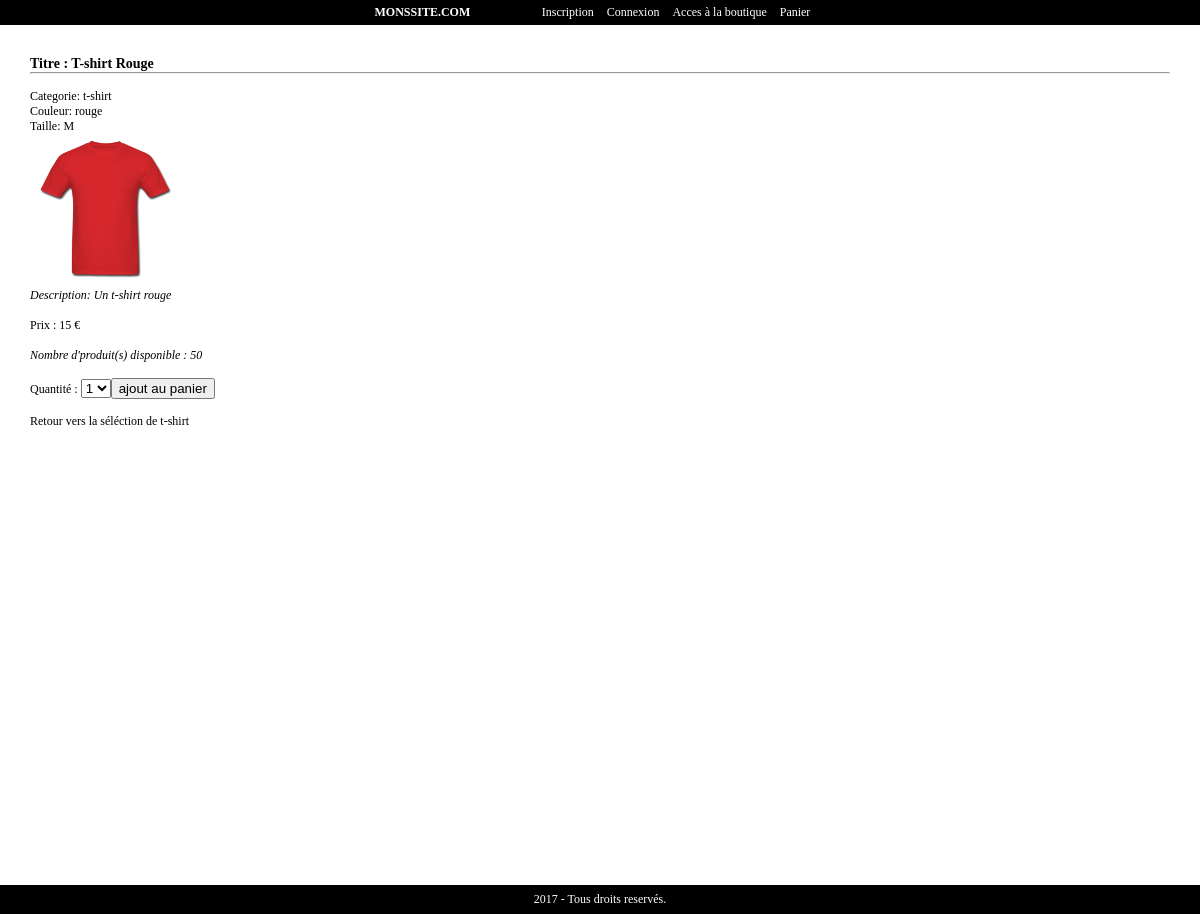
Page /fiche_produit.php?id_produit=1 on the committed database.
### tables this page shows
CREATE TABLE `produit` (
  `id_produit` int(3) NOT NULL,
  `reference` varchar(20) NOT NULL,
  `categorie` varchar(20) NOT NULL,
  `titre` varchar(100) NOT NULL,
  `description` text NOT NULL,
  `couleur` varchar(20) NOT NULL,
  `taille` varchar(5) NOT NULL,
  `publique` enum('m','f','mixte') NOT NULL,
  `photo` varchar(250) NOT NULL,
  `prix` int(3) NOT NULL,
  `stock` int(3) NOT NULL
);

### inc/fonction.inc.php (called while the page is built, shortened)
<?php
function executeRequete($req)
{
    global $mysqli;
    $resultat = $mysqli -> query($req);
    return $resultat;
}

### inc/init.inc.php (called while the page is built, shortened)
<?php
$mysqli = new mysqli("localhost", "root", "", "site");
$mysqli-> set_charset('utf8');
$contenu = '';
require_once ("fonction.inc.php");

### fiche_produit.php (the view, shortened to what this page needs)
<?php
require_once("inc/init.inc.php");
if(isset($_GET['id_produit'])) 	{ $resultat = executeRequete("SELECT * FROM produit WHERE id_produit = '$_GET[id_produit]'"); }
$produit = $resultat->fetch_assoc();
$contenu .= "<h3>Titre : $produit[titre]</h3><hr /><br />";
$contenu .= "<p>Categorie: $produit[categorie]</p>";
$contenu .= "<p>Couleur: $produit[couleur]</p>";
$contenu .= "<p>Taille: $produit[taille]</p>";
$contenu .= "<img src='inc/img/photoProduit/$produit[photo]' width='150' height='150' />";
$contenu .= "<p><i>Description: $produit[description]</i></p><br />";
$contenu .= "<p>Prix : $produit[prix] €</p><br />";
if($produit['stock'] > 0)
{
	$contenu .= "<i>Nombre d'produit(s) disponible : $produit[stock] </i><br /><br />";
	$contenu .= '<form method="post" action="panier.php">';
		$contenu .= "<input type='hidden' name='id_produit' value='$produit[id_produit]' />";
		$contenu .= '<label for="quantite">Quantité : </label>';
		$contenu .= '<select id="quantite" name="quantite">';
			for($i = 1; $i <= $produit['stock'] && $i <= 5; $i++)
			{
				$contenu .= "<option>$i</option>";
			}
		$contenu .= '</select>';
		$contenu .= '<input type="submit" name="ajout_panier" value="ajout au panier" />';
	$contenu .= '</form>';
}
else
{
	$contenu .= 'Rupture de stock !';
}
$contenu .= "<br /><a href='boutique.php?categorie=" . $produit['categorie'] . "'>Retour vers la séléction de " . $produit['categorie'] . "</a>";
require_once("inc/haut.inc.php");
echo $contenu;
require_once("inc/bas.inc.php");

### inc/css/style.css (style rules this page uses)
* { margin: 0; }
body { font-family : verdana; font-size: 12px; }
a { text-decoration: none; color: #000; }

### rows in the picture
produit: titre "T-shirt Rouge", categorie "t-shirt", couleur "rouge", taille "M", photo (picture), description "Un t-shirt rouge", prix "15", stock "50"

### other values in the picture
form field quantite "1"
